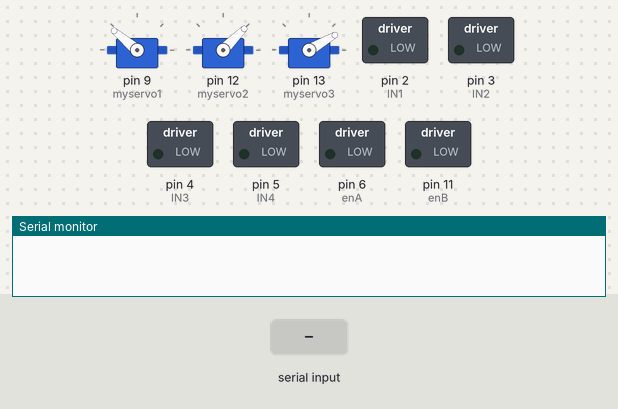
Simulated run of this sketch. Board: Arduino Uno, built with avr-gcc and run on an emulated ATmega328P. Parts: 3 × servo, switched loads named in the sketch (green lamp = pin HIGH), the last lines printed to the serial monitor. Inputs (shaded band) come from the test bench.

Above: at 1.2 s.
1.3 s: "A" received over Serial
At 2.07 s:
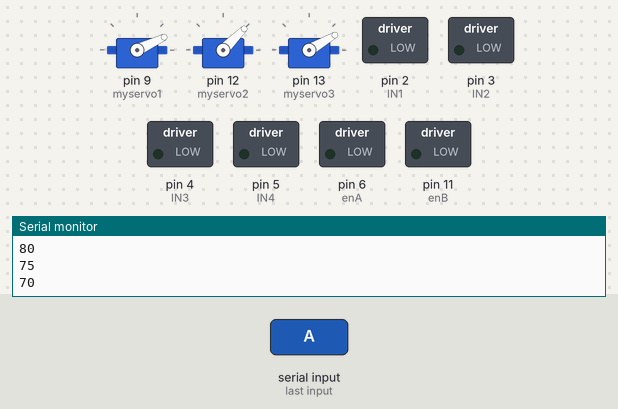
4.3 s: "F" received over Serial
At 4.9 s:
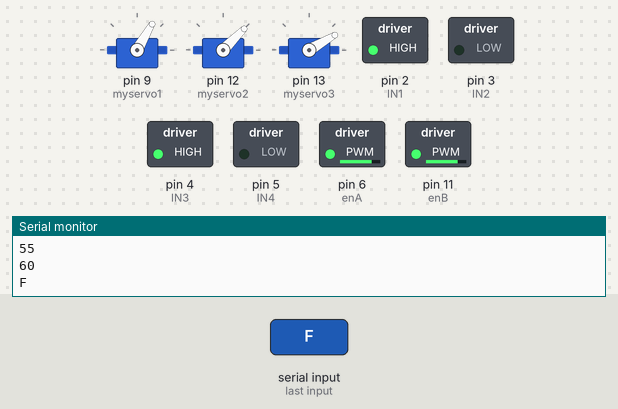
5.8 s: "T" received over Serial
At 6.7 s:
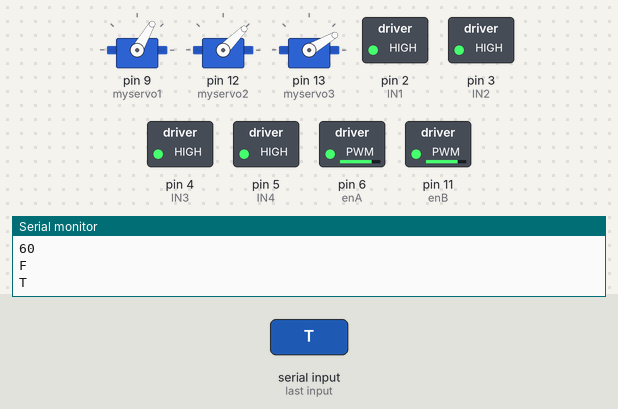
7.3 s: "B" received over Serial
At 7.98 s:
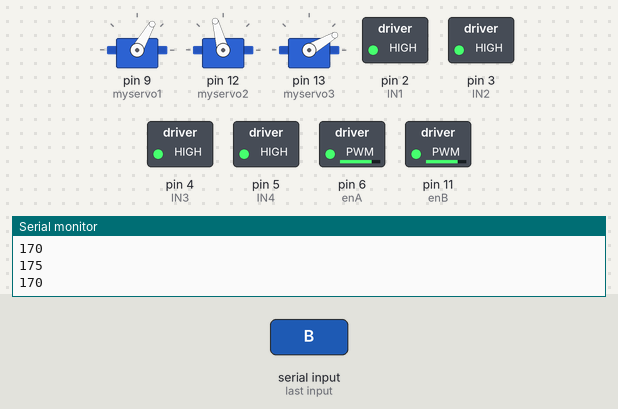
10.3 s: "C" received over Serial
At 10.7 s:
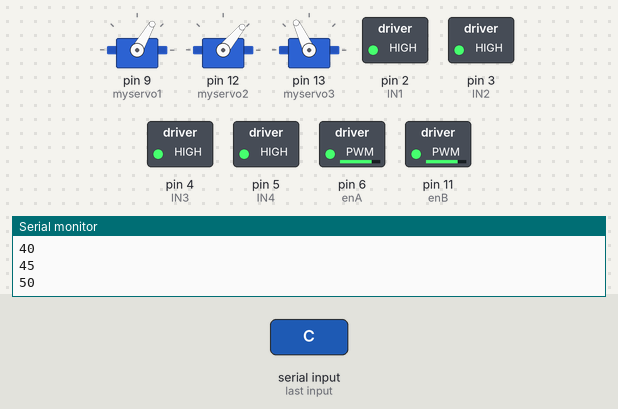
13.3 s: "S" received over Serial
At 14.3 s:
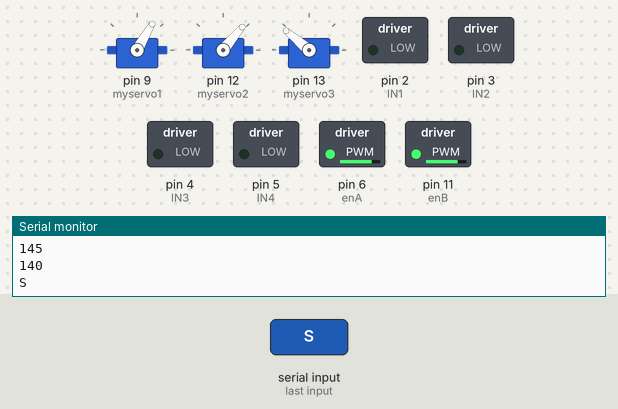
Timing chart, 0 to 15.8 s (numbered marks = the images above; inputs shaded):
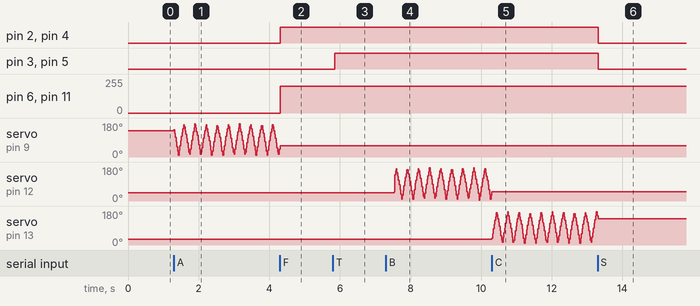

Measured:
- after the input at 4.3 s, pin 2 (IN1), pin 4 (IN3): LOW → HIGH at once; pin 6 (enA), pin 11 (enB): 0/255 → 200/255 at once
- after the input at 5.8 s, pin 3 (IN2), pin 5 (IN4): LOW → HIGH after 0.06 s
- after the input at 13.3 s, pin 2 (IN1), pin 3 (IN2), pin 4 (IN3), pin 5 (IN4): HIGH → LOW at once

The sketch:

blue_thooth_10_Rc_Arm_1215.ino
```cpp
/////////////////////
//make sure to include the enA and enB pins for the DC motors
//enA and enB must be connected to pwm pins
//if pwm pins don't work try a new set of pwm pins
//on the arduino board
/////////////////////
#include <Servo.h>
Servo myservo1;
Servo myservo2;
Servo myservo3;

char t;
int IN1 = 2;
int IN2 = 3;
int IN3 = 4;
int IN4 = 5;
int enA = 6; // 10;
int enB = 11; // 9;

int pos = 130;
int pos1 = 140;
int pos2 = 45;
int pos3 = 30;

int dir = 5;

int countOn = 100;

void setup() {
pinMode(IN1,OUTPUT);   //left motors forward
pinMode(IN2,OUTPUT);   //left motors reverse
pinMode(IN3,OUTPUT);   //right motors forward
pinMode(IN4,OUTPUT);   //right motors reverse
pinMode(enA,OUTPUT);
pinMode(enB,OUTPUT);
// myservo.attach(9);  // 7attaches the servo on pin 9 to the servo object]
myservo1.attach(9); // 8
myservo2.attach(12);
myservo3.attach(13);
myservo1.write(pos1);
myservo2.write(pos2);
myservo3.write(pos3);
Serial.begin(9600);

}
void loop() {
if(Serial.available()){
  t = Serial.read();
  Serial.println(t);
}
 if ((pos1 > 170) || (pos2 > 170) || (pos3 > 170))
    dir = -5;

 if ((pos1 < 10 ) || (pos2 < 10) || (pos3 < 10))
    dir = 5;

bool isWheelCode = false;
bool isArmCode = false;

  switch ( t )
  {
    case 'F':
    case 'T':
    case 'L':
    case 'R':
      isWheelCode = true;
      break;

    case 'A':
    case 'B':
    case 'C':
    case 'D':
      isArmCode = true;
      break;

    default:
      break;
  }

if(t == 'F'){            //move forward(all motors rotate in forward direction)
  digitalWrite(IN1,HIGH);
  digitalWrite(IN3,HIGH);
  analogWrite(enA, 200);
  analogWrite(enB, 200);
  }

else if(t == 'T'){      //move reverse (all motors rotate in reverse direction)
   digitalWrite(IN2,HIGH);
  digitalWrite(IN4,HIGH);
  analogWrite(enA, 200);
  analogWrite(enB, 200);
}

else if(t == 'L'){      //turn right (left side motors rotate in forward direction, right side motors doesn't rotate)
  digitalWrite(IN3,HIGH);
  analogWrite(enB,200);
}

else if(t == 'R'){      //turn left (right side motors rotate in forward direction, left side motors doesn't rotate)
  digitalWrite(IN1,HIGH);
  analogWrite(enA,200);
}
else if(t == 'S'){      //STOP (all motors stop)
  digitalWrite(IN1,LOW);
  digitalWrite(IN2,LOW);
  digitalWrite(IN3,LOW);
  digitalWrite(IN4,LOW);
}

else if(t == 'A'){
   pos1 = pos1 + dir;
   myservo1.write(pos1);
   Serial.println(pos1);
   }

else if(t == 'B'){
   pos2 = pos2 + dir;
   myservo2.write(pos2);
   Serial.println(pos2);
   }

else if(t == 'C'){
   pos3 = pos3 + dir ;
   myservo3.write(pos3);
   Serial.println(pos3);
   }

else if(t == 'D'){
    if (dir > 0)
      dir = -5;
    else
      dir = 5;
    delay(1000);
   }


   if (isWheelCode)
   {
     countOn = countOn + 10;
     delay(countOn);
   }
   else if (isArmCode)
   {
    countOn = 100;
   }
   else
   {
    countOn = 100;
  digitalWrite(IN1,LOW);
  digitalWrite(IN2,LOW);
  digitalWrite(IN3,LOW);
  digitalWrite(IN4,LOW);
   }


// delay(500);
}
```
